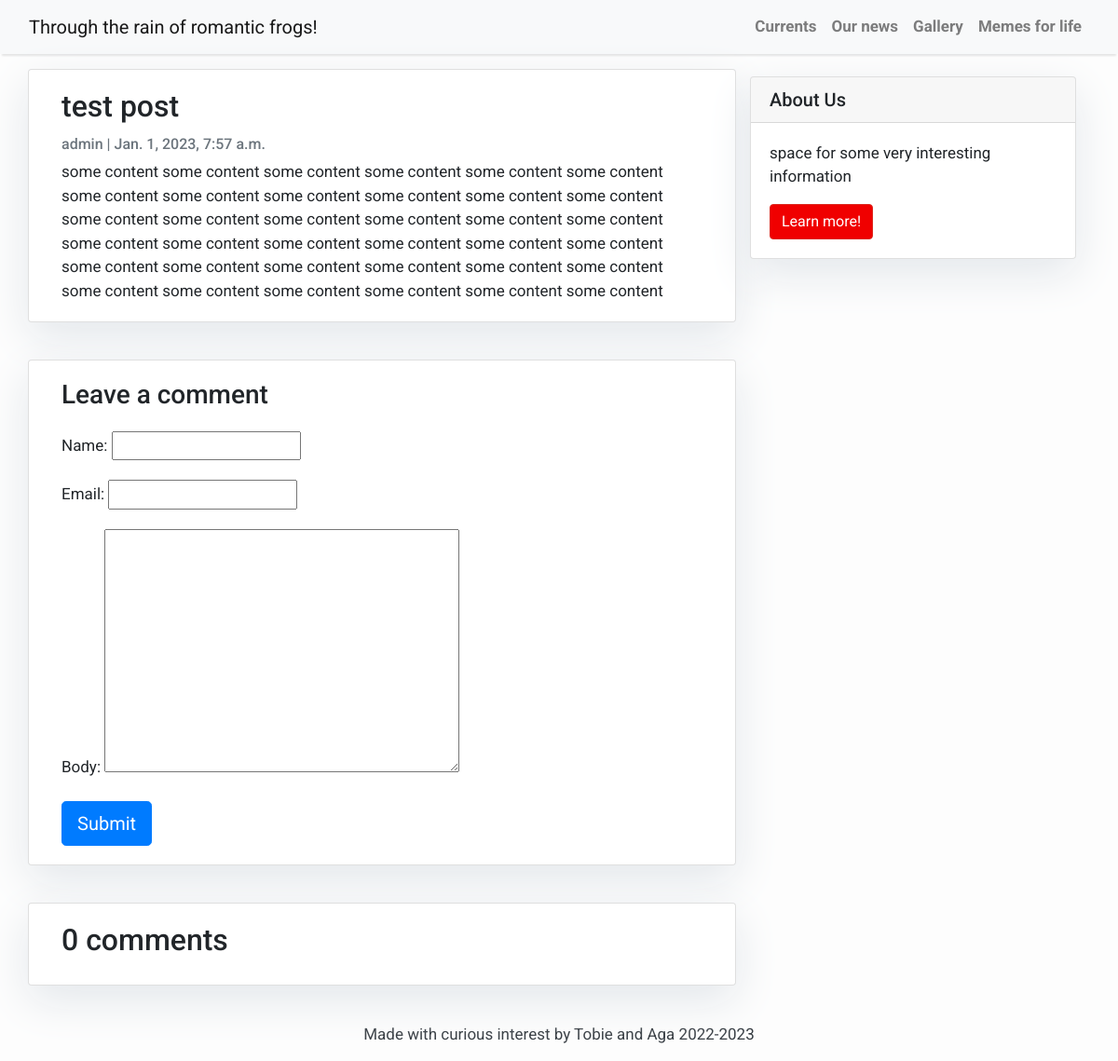
/test-post/, run on an earlier commit of the app's database.
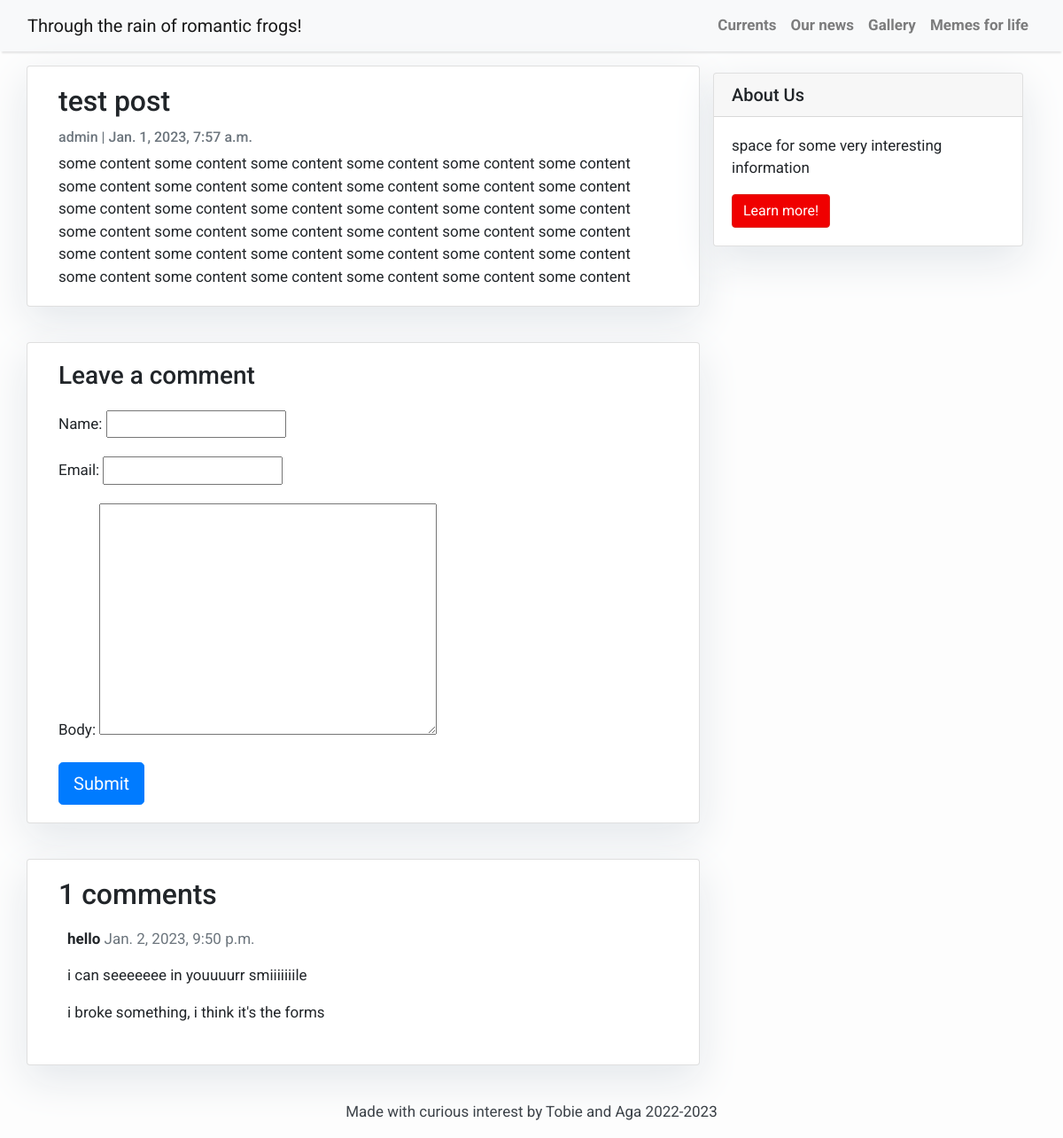
And on a later commit of the database.
### blog/models.py (models this page shows, shortened)
class Comment(models.Model):
    post = models.ForeignKey(Post,on_delete=models.CASCADE,related_name='comments')
    name = models.CharField(max_length=80)
    email = models.EmailField()
    body = models.TextField()
    created_on = models.DateTimeField(auto_now_add=True)
    active = models.BooleanField(default=False)
    class Meta:
        ordering = ['created_on']

### blog/views.py (the view)
# urls.py: path('<slug:slug>/', views.post_detail, name='post_detail'), #deleted the .as_view() part
def post_detail(request, slug):
    template_name = 'post_detail.html'
    post = get_object_or_404(Post, slug=slug)
    comments = post.comments.filter(active=True)
    new_comment = None
    if request.method == 'POST':
        comment_form = CommentForm(data=request.POST)
        if comment_form.is_valid():
            new_comment = comment_form.save(commit=False)
            new_comment.post = post
            new_comment.save()
    else:
        comment_form = CommentForm()
    return render(request, template_name, {'post': post,
                                           'comments': comments,
                                           'new_comment': new_comment,
                                           'comment_form': comment_form})

### blog/forms.py
class CommentForm(forms.ModelForm):
    class Meta:
        model = Comment
        fields = ('name', 'email', 'body')

### templates/post_detail.html (shortened to what this page needs)
{% extends 'base.html' %} {% block content %}
<div class="container">
  <div class="row">
            <div class="col-md-8 card mb-4  mt-3 left  top">
                <div class="card-body">
                    <h2 class="card-title">{{ post.title }}</h2>
                    <p class="card-text text-muted h6">{{ post.author }} | {{ post.created_on}} </p>
                    <p class="card-text">{{post.content}}</p>
                </div>
            </div>
    {% block sidebar %} {% include 'sidebar.html' %} {% endblock sidebar %}
    <div class="col-md-8 card mb-4  mt-3 ">
      <div class="card-body">
        {% if new_comment %}
        <div class="alert alert-success" role="alert">
          Your comment is awaiting moderation
        </div>
        {% else %}
        <h3>Leave a comment</h3>
        <form method="post" style="margin-top: 1.3em;">
          {{ comment_form.as_p }}
          <button type="submit" class="btn btn-primary  btn-lg">Submit</button>
        </form>
        {% endif %}
      </div>
    </div>
    <div class="col-md-8 card mb-4  mt-3 ">
      <div class="card-body">
        <h2>{{ comments.count }} comments</h2>
        {% for comment in comments %}
        <div class="comments" style="padding: 10px;">
          <p class="font-weight-bold">
            {{ comment.name }}
            <span class=" text-muted font-weight-normal">
              {{ comment.created_on }}
            </span>
          </p>
          {{ comment.body | linebreaks }}
        </div>
        {% endfor %}
      </div>
    </div>
  </div>
</div>
{% endblock content %}

What changed in the data, as far as the page shows it:
added Comment: name "hello", created_on "Jan. 2, 2023, 9:50 p.m.", body "i can seeeeeee in youuuurr smiiiiiiile i broke something, i think it's the forms"
Also different on the page:
{{ comments.count }}: "0" → "1"
